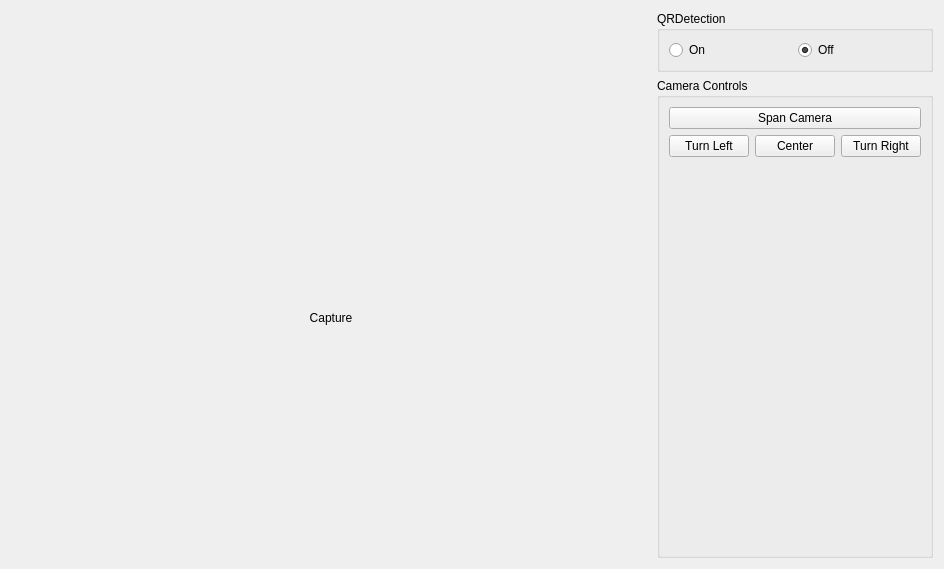
<?xml version="1.0" encoding="UTF-8"?>
<ui version="4.0">
 <class>PiCameraController</class>
 <widget class="QWidget" name="PiCameraController">
  <property name="geometry">
   <rect>
    <x>0</x>
    <y>0</y>
    <width>942</width>
    <height>498</height>
   </rect>
  </property>
  <property name="windowTitle">
   <string>Form</string>
  </property>
  <layout class="QGridLayout" name="gridLayout">
   <item row="0" column="1">
    <widget class="QGroupBox" name="groupBox_2">
     <property name="title">
      <string>QRDetection</string>
     </property>
     <layout class="QGridLayout" name="gridLayout_4">
      <item row="0" column="0">
       <widget class="QRadioButton" name="radioButton_qrDetectionOn">
        <property name="text">
         <string>On</string>
        </property>
       </widget>
      </item>
      <item row="0" column="1">
       <widget class="QRadioButton" name="radioButton_qrDetectionOff">
        <property name="text">
         <string>Off</string>
        </property>
        <property name="checked">
         <bool>true</bool>
        </property>
       </widget>
      </item>
     </layout>
    </widget>
   </item>
   <item row="1" column="0">
    <widget class="QLabel" name="label">
     <property name="minimumSize">
      <size>
       <width>640</width>
       <height>480</height>
      </size>
     </property>
     <property name="maximumSize">
      <size>
       <width>640</width>
       <height>480</height>
      </size>
     </property>
     <property name="text">
      <string>Capture</string>
     </property>
     <property name="alignment">
      <set>Qt::AlignCenter</set>
     </property>
    </widget>
   </item>
   <item row="1" column="1">
    <widget class="QGroupBox" name="groupBox">
     <property name="title">
      <string>Camera Controls</string>
     </property>
     <layout class="QGridLayout" name="gridLayout_3">
      <item row="0" column="0">
       <layout class="QGridLayout" name="gridLayout_2">
        <item row="1" column="2">
         <widget class="QPushButton" name="pushButton_turnRCamera">
          <property name="text">
           <string>Turn Right</string>
          </property>
         </widget>
        </item>
        <item row="1" column="0">
         <widget class="QPushButton" name="pushButton_turnLCamera">
          <property name="text">
           <string>Turn Left</string>
          </property>
         </widget>
        </item>
        <item row="1" column="1">
         <widget class="QPushButton" name="pushButton_centerCamera">
          <property name="text">
           <string>Center</string>
          </property>
         </widget>
        </item>
        <item row="0" column="0" colspan="3">
         <widget class="QPushButton" name="pushButton_spanCamera">
          <property name="text">
           <string>Span Camera</string>
          </property>
         </widget>
        </item>
       </layout>
      </item>
      <item row="1" column="0">
       <spacer name="verticalSpacer">
        <property name="orientation">
         <enum>Qt::Vertical</enum>
        </property>
        <property name="sizeHint" stdset="0">
         <size>
          <width>20</width>
          <height>40</height>
         </size>
        </property>
       </spacer>
      </item>
     </layout>
    </widget>
   </item>
  </layout>
 </widget>
 <resources/>
 <connections/>
</ui>
